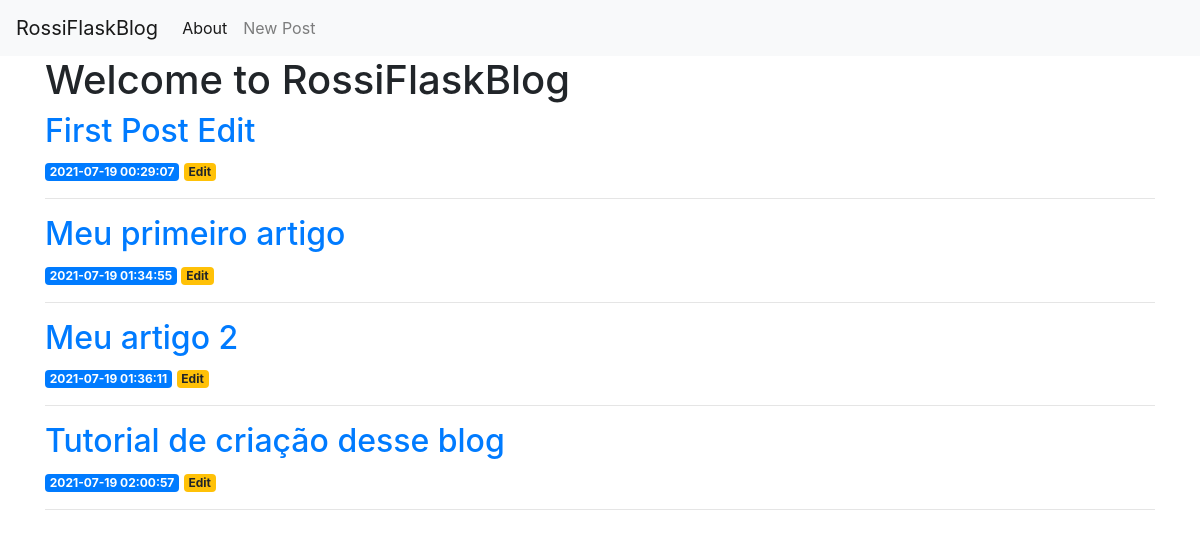
The page / on the database its author committed.
### tables this page shows
CREATE TABLE posts (
    id INTEGER PRIMARY KEY AUTOINCREMENT,
    created TIMESTAMP NOT NULL DEFAULT CURRENT_TIMESTAMP,
    title TEXT NOT NULL,
    content TEXT NOT NULL
);

### main.py (the view)
@web_site.route('/')
def index():
    conn = get_db_connection()
    posts = conn.execute('SELECT * FROM posts').fetchall()
    conn.close()
    return render_template('index2.html', posts=posts)

### main.py (called while the page is built)
def get_db_connection():
    conn = sqlite3.connect('database.db')#abre uma conexão ao arquivo de banco de dados database.db
    conn.row_factory = sqlite3.Row
    return conn

@login_manager.request_loader
def request_loader(request):
    email = request.form.get('email')
    if email not in users:
        return
    user = User()
    user.id = email
    user.is_authenticated = request.form['password'] == users[email]['password']
    return user

### templates/index2.html
{% extends 'base.html' %}
{% block content %}
    <h1>{% block title %} Welcome to RossiFlaskBlog {% endblock %}</h1>
    {% for post in posts %}
        <a href="{{ url_for('post', post_id=post['id']) }}">
            <h2>{{ post['title'] }}</h2>
        </a>
        <span class="badge badge-primary">{{ post['created'] }}</span>
        <a href="{{ url_for('edit', id=post['id']) }}">
            <span class="badge badge-warning">Edit</span>
        </a>
        <hr>
    {% endfor %}
{% endblock %}

### rows shown on the page
posts: title "First Post Edit", created "2021-07-19 00:29:07"
posts: title "Meu primeiro artigo", created "2021-07-19 01:34:55"
posts: title "Meu artigo 2", created "2021-07-19 01:36:11"
posts: title "Tutorial de criação desse blog", created "2021-07-19 02:00:57"
